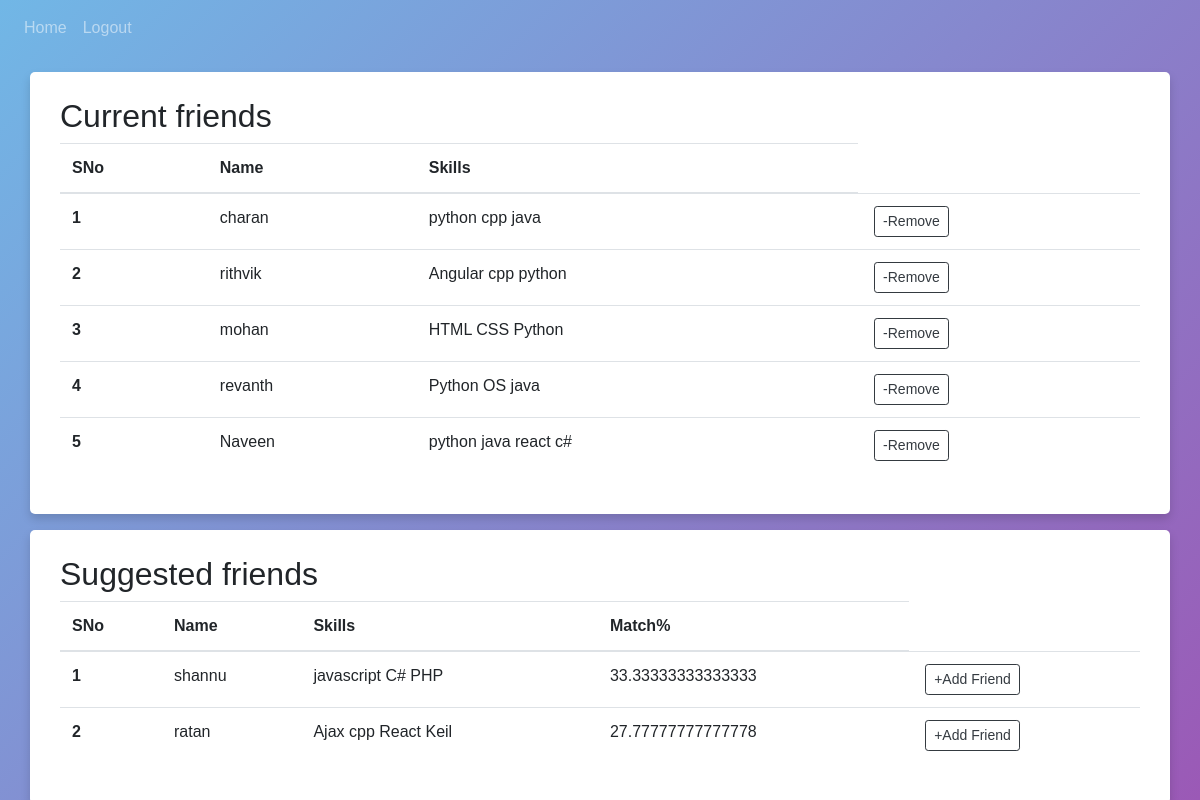
Screenshot of / (signed in) with the database file from the repository.
### website/models.py (models this page shows)
class User(db.Model, UserMixin):
    id = db.Column(db.Integer, primary_key=True)
    email = db.Column(db.String(150), unique=True)
    password = db.Column(db.String(150))
    first_name = db.Column(db.String(150))
    skill = db.Column(db.String(200))
    college = db.Column(db.String(150))

### website/views.py (the view)
@views.route('/', methods=['GET', 'POST'])
@login_required
def home():
    nodes = User.query.all()
    edges = adj_list.query.all()
    g = Graph1(nodes,edges)
    level1 = g.level_1(current_user.id)
    friends = []
    friends_2 = []
    if len(level1) == 0:
        for i in nodes:
           if current_user.college == i.college:
               friends_2.append([i.id,i.first_name,i.skill," "])
        return render_template("home.html", user=current_user,friends=friends,friends_2=friends_2)
    for i in nodes:
        if i.id in level1:
            friends.append(i)
    level2 = g.level_2(current_user.id)
    sim = g.jacc_similarity(current_user.id,level2)
    sim = dict(sim)
    for i in nodes:
        if i.id in level2:
            friends_2.append([i.id,i.first_name,i.skill,sim[i.id]])
    friends_2 = sorted(friends_2,key=lambda x:x[3],reverse=True)
    return render_template("home.html", user=current_user,friends=friends,friends_2=friends_2[:5],sim=sim)

### website/__init__.py (called while the page is built)
def create_app():
    app = Flask(__name__)
    app.config['SECRET_KEY'] = 'hjshjhdjah kjshkjdhjs'
    app.config['SQLALCHEMY_DATABASE_URI'] = f'sqlite:///{DB_NAME}'
    app.config['SQLALCHEMY_TRACK_MODIFICATIONS'] = False
    db.init_app(app)
    app.config['FLASK_ADMIN_SWATCH'] = 'cerulean'
    from .views import views
    from .auth import auth
    app.register_blueprint(views, url_prefix='/')
    app.register_blueprint(auth, url_prefix='/')
    from .models import User,adj_list
    admin = Admin(app, name='microblog', template_mode='bootstrap3')
    admin.add_view(ModelView(User, db.session))
    admin.add_view(ModelView(adj_list, db.session))
    create_database(app)
    login_manager = LoginManager()
    login_manager.login_view = 'auth.login'
    login_manager.init_app(app)
    @login_manager.user_loader
    def load_user(id):
        return User.query.get(int(id))
    return app

### website/code.py (called while the page is built)
	def add_adjedge(self,src,dest):
		node = AdjNode(dest)
		node.next = self.graph[src]
		self.graph[src] = node
		node = AdjNode(src)
		node.next = self.graph[dest]
		self.graph[dest] = node

	def level_1(self,vertex):
		temp = self.graph[vertex]
		level1_lst=[]
		while temp:
			if temp:
				level1_lst.append(temp.data)
				temp = temp.next
		return level1_lst

	def level_2(self,vertex):
		lst=[]
		level1_lst = self.level_1(vertex)
		for i in level1_lst:
			temp = self.graph[i]
			while temp:
					lst.append(temp.data)
					temp = temp.next
		lst = set(lst)
		lst.remove(vertex)
		return list(lst.difference(set(level1_lst)))

	def jacc_similarity(self,n,lst):
		fin_list=[]
		s1 = set(self.nodes[n-1].skill)
		for i in lst:
			s2 = set(self.nodes[i-1].skill)
			fin_list.append( [i,float(len(s1.intersection(s2)) / len(s1.union(s2)))])
		return fin_list

### website/templates/home.html
{% extends "base.html" %} {% block title %}Home{% endblock %} {% block content
  %}
  <div class="container my-3">
    <h2>Current friends</h2>
                <table class="table">
                    <thead>
                      <tr>
                        <th scope="col">SNo</th>
                        <th scope="col">Name</th>
                        <th scope="col">Skills</th>
                      </tr>
                    </thead>
                    <tbody>
          {% for i in friends %}
          <tr>
            <th scope="row">{{loop.index}}</th>
            <td>{{i.first_name}}</td>
            <td>{{i.skill}}</td>
            <td>
              <a href="/remove/{{i.id}}" name="remove_friend" type="button" class="btn btn-outline-dark btn-sm mx-1" >-Remove</button>
            </td>
          </tr>
          {% endfor %}
        </tbody>
        </table>
</div>
<div class="container my-3">
  <h2>Suggested friends</h2>
              <table class="table">
                  <thead>
                    <tr>
                      <th scope="col">SNo</th>
                      <th scope="col">Name</th>
                      <th scope="col">Skills</th>
                      <th scope="col">Match%</th>
                    </tr>
                  </thead>
                  <tbody>
        {% for i in friends_2 %}
        <tr>
          <th scope="row">{{loop.index}}</th>
          <td>{{i[1]}}</td>
          <td>{{i[2]}}</td>
          <td>{{i[3]*100}}</td>
          <td>
            <a href="/add/{{i[0]}}" name="add_friend" type="button" class="btn btn-outline-dark btn-sm mx-1" >+Add Friend</button>
          </td>
        </tr>
        {% endfor %}
      </tbody>
      </table>
</div>
  {% endblock %}

### website/templates/base.html (shortened to what this page needs)
<!DOCTYPE html>
<html>
  <head>
    <link
      rel="stylesheet"
      href="https://stackpath.bootstrapcdn.com/bootstrap/4.4.1/css/bootstrap.min.css"
    />
    <link
      rel="stylesheet"
      href="https://stackpath.bootstrapcdn.com/font-awesome/4.7.0/css/font-awesome.min.css"
    />
    <link
      rel="stylesheet"
      type="text/css"
      href="{{ url_for('static', filename='index.css') }}"
    />
  </head>
  <body>
    <nav class="navbar navbar-expand-lg navbar-dark ">
      <div class="collapse navbar-collapse" id="navbar">
        <div class="navbar-nav ">
          {% if user.is_authenticated %}
          <a class="nav-item nav-link " id="home" href="/">Home</a>
          <a class="nav-item nav-link" id="logout" href="/logout">Logout</a>
          {% else %}
          <a class="nav-item nav-link " id="welcome" href="/welcome">welcome</a>
          <a class="nav-item nav-link" id="login" href="/login">Login</a>
          <a class="nav-item nav-link" id="signUp" href="/sign-up">Sign Up</a>
          {% endif %}
        </div>
      </div>
    </nav>
    {% block content %} {% endblock %}
  </body>
</html>

### website/static/index.css (style rules this page uses)
* { margin: 0; padding: 0; box-sizing: border-box; font-family: 'Poppins',sans-serif; }
body { height: 100vh; justify-content: center; align-items: center; background: linear-gradient(135deg, #71b7e6, #9b59b6); }
.container { background-color: #fff; padding: 25px 30px; border-radius: 5px; box-shadow: 0 5px 10px rgba(0,0,0,0.15); }

### rows the page displays
User: first_name "charan", skill "python cpp java"
User: first_name "rithvik", skill "Angular cpp python"
User: first_name "mohan", skill "HTML CSS Python"
User: first_name "revanth", skill "Python OS java"
User: first_name "Naveen", skill "python java react c#"
User: first_name "shannu", skill "javascript C# PHP", i "33.33333333333333"
User: first_name "ratan", skill "Ajax cpp React Keil", i "27.77777777777778"
